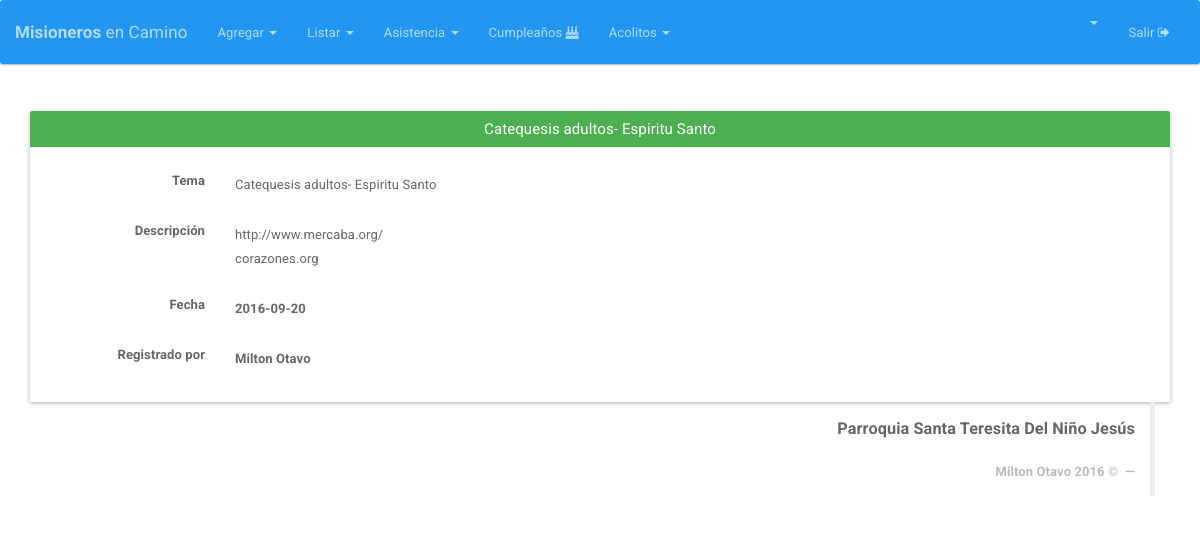
Screenshot of /Temas/ver/12 (signed in) with the database file from the repository.
### tables this page shows
CREATE TABLE IF NOT EXISTS `tema` (
  `ID_TEMA` int(11) NOT NULL AUTO_INCREMENT,
  `TEMA` varchar(50) NOT NULL,
  `DESCRIPCION` text NOT NULL,
  `FECHA` date DEFAULT NULL,
  `USUARIOLOG` bigint(11) NOT NULL,
  `FECHALOG` timestamp NOT NULL DEFAULT CURRENT_TIMESTAMP ON UPDATE CURRENT_TIMESTAMP,
  PRIMARY KEY (`ID_TEMA`),
  KEY `USUARIOLOG` (`USUARIOLOG`)
);

CREATE TABLE IF NOT EXISTS `usuarios` (
  `ID` bigint(255) NOT NULL AUTO_INCREMENT,
  `DOC` int(20) NOT NULL,
  `USER` varchar(30) NOT NULL,
  `PASS` varchar(300) NOT NULL,
  `EMAIL` varchar(40) NOT NULL,
  `ROL` int(1) NOT NULL DEFAULT '0',
  `NOMBRES` varchar(50) NOT NULL,
  `P_APELLIDO` varchar(20) NOT NULL,
  `S_APELLIDO` varchar(20) NOT NULL,
  `GENERO` varchar(1) DEFAULT NULL,
  `FECHA_REGISTRO` date DEFAULT NULL,
  `IMAGEN` text,
  `KEYPASS` varchar(60) DEFAULT NULL,
  `NEWPASS` varchar(60) DEFAULT NULL,
  `ULTIMA_CONEXION` int(32) NOT NULL DEFAULT '0',
  PRIMARY KEY (`ID`)
);

### index.php (called while the page is built, shortened)
<?php
if (isset($_SESSION['app_id'])) {
	require_once "Core/Models/Conexion.php";
}
Core\Config\Enrutador::run(new Core\Config\Request());
?>

### Core/Models/Conexion.php (called while the page is built, shortened)
<?php namespace Core\Models;
class Conexion{
	private $datos= array (
		"host"=>DB_HOST,
		"user"=>DB_USER,
		"pass"=>DB_PASS,
		"db"=>DB_NAME
		);
	private $db;
	public function __construct()
	{
		$this->db = new \mysqli(
			$this->datos['host'],
			$this->datos['user'],
			$this->datos['pass'],
			$this->datos['db']
			);
		$this->db-> set_charset("utf8");
	}
	public function consultaRetorno($sql){
		$datos = $this->db->query($sql);
		return $datos;
	}
}
?>

### Core/Config/Request.php (called while the page is built, shortened)
<?php namespace Core\Config;
class Request{
	private $metodo;
	private $argumento;
	public function __construct(){
		if(isset($_GET['url'])){
			$ruta = filter_input(INPUT_GET, 'url', FILTER_SANITIZE_URL);
			$ruta = explode("/", $ruta);
			$ruta = array_filter($ruta);
			if($ruta[0] == "index.php"){
				$this->controlador = "Login";
			}else{
				$this->controlador = strtolower(array_shift($ruta));
			}
			$this->metodo = strtolower(array_shift($ruta));
			$this->argumento = $ruta;
		}else{
			$this->controlador = "Login";
			$this->metodo = "index";
		}
	}
	public function getMetodo(){
		return $this->metodo;
	}
	public function getArgumento(){
		return $this->argumento;
	}
}
?>

### Core/Controllers/TemasController.php (called while the page is built, shortened)
<?php namespace Core\Controllers;
class TemasController{
	private $Tema;
	public function __construct(){
		$this->Tema = new Tema();
	}
	public function ver($id){
		$this->Tema->__set("idTema", $id);
		$datos=$this->Tema->view();
		return $datos;
	}
}
?>

### Core/Models/Tema.php (called while the page is built, shortened)
<?php namespace Core\Models;
	class Tema {
		private $idTema;
		private $db;
		public function __construct(){
			$this->db = new Conexion();
		}
		 public function view(){
			$sql="SELECT t.*, u.* FROM tema t  INNER JOIN usuarios u ON t.USUARIOLOG=u.ID  WHERE ID_TEMA='{$this->idTema}'";
			$datos = $this->db->consultaRetorno($sql);
			$row = mysqli_fetch_assoc($datos);
			return $row;
		}
	}
 ?>

### HTML/Temas/ver.php (the view, shortened to what this page needs)
  <html>
  <head>
  	<?php include(HTML_DIR.'/overall/header.php') ?>
  </head>
  <body>
  	<?php include(HTML_DIR.'/overall/nav.php') ?>
  	<div  class="container">
  		<br>
  		<div class="panel panel-success">
  			<div class="panel-heading">
  				<h3 class="panel-title" align="center"> <?php echo  $datos['TEMA'] ;    ?></h3>
  			</div>
  			<div class="panel-body">
  				<div class="row">
			<div class="col-md-12">
				<div class="form-horizontal" >
					<fieldset>
						<div class="form-group">
							<label for="inputNombres" class="col-lg-2 control-label"><b>Tema</b></label>
							<div class="ver col-lg-10">
								<?php echo $datos['TEMA']; ?>
							</div>
						</div>
						<div class="form-group">
							<label for="inputPrimerApellido" class="col-lg-2 control-label"><b>Descripción</b></label>
							<div class="ver col-lg-10">
								<?php echo str_replace("\n", "<br>", $datos['DESCRIPCION']) ; ?>
							</div>
						</div>
						<div class="form-group">
							<label for="inputSegundoApellido" class="col-lg-2 control-label"><b>Fecha<b></label>
							<div class="ver col-lg-10">
								<?php echo $datos['FECHA']; ?>
							</div>
						</div>
						<div class="form-group">
							<label for="inputDireccion" class="col-lg-2 control-label"><b>Registrado por</b></label>
							<div class="ver col-lg-10">
								<?php echo ucwords(strtolower($datos['NOMBRES'] . " " . $datos['P_APELLIDO'])) ; ?>
							</div>
						</div>
					</div>
		</div>
		<div class="col-md-2"></div>
	</div>
</div>
<?php include(HTML_DIR.'/overall/footer.php') ?>
</body>
</html>

### Views/css/general.css (style rules this page uses)
.ver { padding-top:11px; }
label { font-weight: bold; }

### rows the page displays
tema: TEMA "Catequesis adultos- Espiritu Santo", DESCRIPCION "http://www.mercaba.org/ corazones.org", FECHA "2016-09-20", usuarios.NOMBRES+P_APELLIDO "Milton Otavo"
